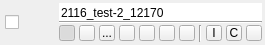
          <widget class="QWidget" name="header_" native="true">
           <property name="minimumSize">
            <size>
             <width>0</width>
             <height>45</height>
            </size>
           </property>
           <property name="maximumSize">
            <size>
             <width>16777215</width>
             <height>45</height>
            </size>
           </property>
           <layout class="QHBoxLayout" name="horizontalLayout_4">
            <property name="spacing">
             <number>0</number>
            </property>
            <property name="leftMargin">
             <number>3</number>
            </property>
            <property name="topMargin">
             <number>1</number>
            </property>
            <property name="rightMargin">
             <number>3</number>
            </property>
            <property name="bottomMargin">
             <number>1</number>
            </property>
            <item>
             <widget class="QWidget" name="checkbox_widget_" native="true">
              <property name="minimumSize">
               <size>
                <width>21</width>
                <height>0</height>
               </size>
              </property>
              <layout class="QHBoxLayout" name="horizontalLayout_2">
               <property name="spacing">
                <number>0</number>
               </property>
               <property name="leftMargin">
                <number>0</number>
               </property>
               <property name="topMargin">
                <number>6</number>
               </property>
               <property name="rightMargin">
                <number>0</number>
               </property>
               <property name="bottomMargin">
                <number>6</number>
               </property>
               <item>
                <widget class="QCheckBox" name="selection_checkbox_">
                 <property name="sizePolicy">
                  <sizepolicy hsizetype="Preferred" vsizetype="Fixed">
                   <horstretch>0</horstretch>
                   <verstretch>0</verstretch>
                  </sizepolicy>
                 </property>
                 <property name="maximumSize">
                  <size>
                   <width>16</width>
                   <height>16</height>
                  </size>
                 </property>
                 <property name="toolTip">
                  <string>Check this box to select this layer</string>
                 </property>
                 <property name="text">
                  <string notr="true"/>
                 </property>
                 <property name="tristate">
                  <bool>false</bool>
                 </property>
                </widget>
               </item>
              </layout>
             </widget>
            </item>
            <item>
             <widget class="QWidget" name="type_" native="true">
              <property name="sizePolicy">
               <sizepolicy hsizetype="Fixed" vsizetype="Fixed">
                <horstretch>0</horstretch>
                <verstretch>0</verstretch>
               </sizepolicy>
              </property>
              <property name="minimumSize">
               <size>
                <width>31</width>
                <height>39</height>
               </size>
              </property>
              <property name="maximumSize">
               <size>
                <width>31</width>
                <height>39</height>
               </size>
              </property>
              <property name="mouseTracking">
               <bool>true</bool>
              </property>
              <layout class="QHBoxLayout" name="horizontalLayout">
               <property name="spacing">
                <number>0</number>
               </property>
               <property name="margin">
                <number>1</number>
               </property>
               <item>
                <widget class="QWidget" name="typeGradient_" native="true">
                 <property name="sizePolicy">
                  <sizepolicy hsizetype="Fixed" vsizetype="Fixed">
                   <horstretch>0</horstretch>
                   <verstretch>0</verstretch>
                  </sizepolicy>
                 </property>
                 <property name="minimumSize">
                  <size>
                   <width>29</width>
                   <height>37</height>
                  </size>
                 </property>
                 <property name="maximumSize">
                  <size>
                   <width>31</width>
                   <height>37</height>
                  </size>
                 </property>
                 <property name="mouseTracking">
                  <bool>true</bool>
                 </property>
                 <property name="toolTip">
                  <string>Press shift to drag and drop this layer</string>
                 </property>
                 <layout class="QHBoxLayout" name="horizontalLayout_9">
                  <property name="spacing">
                   <number>0</number>
                  </property>
                  <property name="margin">
                   <number>0</number>
                  </property>
                 </layout>
                </widget>
               </item>
              </layout>
             </widget>
            </item>
            <item>
             <widget class="QWidget" name="widget" native="true">
              <property name="minimumSize">
               <size>
                <width>0</width>
                <height>39</height>
               </size>
              </property>
              <property name="maximumSize">
               <size>
                <width>16777215</width>
                <height>39</height>
               </size>
              </property>
              <layout class="QVBoxLayout" name="verticalLayout">
               <property name="spacing">
                <number>0</number>
               </property>
               <property name="leftMargin">
                <number>4</number>
               </property>
               <property name="topMargin">
                <number>0</number>
               </property>
               <property name="rightMargin">
                <number>0</number>
               </property>
               <property name="bottomMargin">
                <number>0</number>
               </property>
               <item>
                <widget class="QtUtils::QtSignalFocusLineEdit" name="label_">
                 <property name="sizePolicy">
                  <sizepolicy hsizetype="Ignored" vsizetype="Fixed">
                   <horstretch>0</horstretch>
                   <verstretch>0</verstretch>
                  </sizepolicy>
                 </property>
                 <property name="minimumSize">
                  <size>
                   <width>0</width>
                   <height>18</height>
                  </size>
                 </property>
                 <property name="maximumSize">
                  <size>
                   <width>16777215</width>
                   <height>18</height>
                  </size>
                 </property>
                 <property name="focusPolicy">
                  <enum>Qt::ClickFocus</enum>
                 </property>
                 <property name="toolTip">
                  <string>Click here to edit the name</string>
                 </property>
                 <property name="autoFillBackground">
                  <bool>false</bool>
                 </property>
                 <property name="inputMask">
                  <string notr="true"/>
                 </property>
                 <property name="text">
                  <string notr="true">2116_test-2_12170</string>
                 </property>
                 <property name="frame">
                  <bool>false</bool>
                 </property>
                 <property name="cursorPosition">
                  <number>17</number>
                 </property>
                 <property name="alignment">
                  <set>Qt::AlignBottom|Qt::AlignLeading|Qt::AlignLeft</set>
                 </property>
                </widget>
               </item>
               <item>
                <widget class="Line" name="line">
                 <property name="orientation">
                  <enum>Qt::Horizontal</enum>
                 </property>
                </widget>
               </item>
               <item>
                <widget class="QWidget" name="widget_2" native="true">
                 <property name="minimumSize">
                  <size>
                   <width>0</width>
                   <height>18</height>
                  </size>
                 </property>
                 <property name="maximumSize">
                  <size>
                   <width>16777215</width>
                   <height>18</height>
                  </size>
                 </property>
                 <layout class="QHBoxLayout" name="horizontalLayout_3">
                  <property name="spacing">
                   <number>4</number>
                  </property>
                  <property name="leftMargin">
                   <number>0</number>
                  </property>
                  <property name="topMargin">
                   <number>1</number>
                  </property>
                  <property name="rightMargin">
                   <number>0</number>
                  </property>
                  <property name="bottomMargin">
                   <number>0</number>
                  </property>
                  <item>
                   <widget class="QToolButton" name="visibility_button_">
                    <property name="minimumSize">
                     <size>
                      <width>16</width>
                      <height>16</height>
                     </size>
                    </property>
                    <property name="maximumSize">
                     <size>
                      <width>16</width>
                      <height>16</height>
                     </size>
                    </property>
                    <property name="toolTip">
                     <string>Turn on or off visibility</string>
                    </property>
                    <property name="text">
                     <string/>
                    </property>
                    <property name="icon">
                     <iconset resource="../../Resources/QtResources.qrc">
                      <normaloff>:/Images/VisibleOff.png</normaloff>
                      <normalon>:/Images/Visible.png</normalon>:/Images/VisibleOff.png</iconset>
                    </property>
                    <property name="checkable">
                     <bool>true</bool>
                    </property>
                    <property name="checked">
                     <bool>true</bool>
                    </property>
                   </widget>
                  </item>
                  <item>
                   <widget class="QToolButton" name="advanced_visibility_button_">
                    <property name="minimumSize">
                     <size>
                      <width>16</width>
                      <height>16</height>
                     </size>
                    </property>
                    <property name="maximumSize">
                     <size>
                      <width>16</width>
                      <height>16</height>
                     </size>
                    </property>
                    <property name="toolTip">
                     <string>Open the advanced visibility menu</string>
                    </property>
                    <property name="text">
                     <string/>
                    </property>
                    <property name="icon">
                     <iconset resource="../../Resources/QtResources.qrc">
                      <normaloff>:/Images/VisiblePlusOff.png</normaloff>
                      <normalon>:/Images/VisiblePlus.png</normalon>:/Images/VisiblePlusOff.png</iconset>
                    </property>
                    <property name="checkable">
                     <bool>true</bool>
                    </property>
                   </widget>
                  </item>
                  <item>
                   <widget class="QToolButton" name="info_button_">
                    <property name="minimumSize">
                     <size>
                      <width>16</width>
                      <height>16</height>
                     </size>
                    </property>
                    <property name="maximumSize">
                     <size>
                      <width>16</width>
                      <height>16</height>
                     </size>
                    </property>
                    <property name="toolTip">
                     <string>Open the info menu</string>
                    </property>
                    <property name="text">
                     <string>...</string>
                    </property>
                    <property name="icon">
                     <iconset resource="../../Resources/QtResources.qrc">
                      <normaloff>:/Images/InfoOff.png</normaloff>
                      <normalon>:/Images/Info.png</normalon>:/Images/InfoOff.png</iconset>
                    </property>
                    <property name="checkable">
                     <bool>true</bool>
                    </property>
                   </widget>
                  </item>
                  <item>
                   <widget class="QToolButton" name="opacity_button_">
                    <property name="minimumSize">
                     <size>
                      <width>16</width>
                      <height>16</height>
                     </size>
                    </property>
                    <property name="maximumSize">
                     <size>
                      <width>16</width>
                      <height>16</height>
                     </size>
                    </property>
                    <property name="toolTip">
                     <string>Open the opacity menu</string>
                    </property>
                    <property name="text">
                     <string/>
                    </property>
                    <property name="icon">
                     <iconset resource="../../Resources/QtResources.qrc">
                      <normaloff>:/Images/OpacityOff.png</normaloff>
                      <normalon>:/Images/Opacity.png</normalon>:/Images/OpacityOff.png</iconset>
                    </property>
                    <property name="checkable">
                     <bool>true</bool>
                    </property>
                   </widget>
                  </item>
                  <item>
                   <widget class="QToolButton" name="appearance_button_">
                    <property name="minimumSize">
                     <size>
                      <width>16</width>
                      <height>16</height>
                     </size>
                    </property>
                    <property name="maximumSize">
                     <size>
                      <width>16</width>
                      <height>16</height>
                     </size>
                    </property>
                    <property name="toolTip">
                     <string>Open the appearance menu</string>
                    </property>
                    <property name="text">
                     <string/>
                    </property>
                    <property name="icon">
                     <iconset resource="../../Resources/QtResources.qrc">
                      <normaloff>:/Images/AppearanceOff.png</normaloff>
                      <normalon>:/Images/Appearance.png</normalon>:/Images/AppearanceOff.png</iconset>
                    </property>
                    <property name="checkable">
                     <bool>true</bool>
                    </property>
                   </widget>
                  </item>
                  <item>
                   <widget class="QToolButton" name="lock_button_">
                    <property name="minimumSize">
                     <size>
                      <width>16</width>
                      <height>16</height>
                     </size>
                    </property>
                    <property name="maximumSize">
                     <size>
                      <width>16</width>
                      <height>16</height>
                     </size>
                    </property>
                    <property name="font">
                     <font>
                      <pointsize>25</pointsize>
                      <weight>75</weight>
                      <bold>true</bold>
                     </font>
                    </property>
                    <property name="toolTip">
                     <string>Lock or unlock the layer</string>
                    </property>
                    <property name="text">
                     <string/>
                    </property>
                    <property name="icon">
                     <iconset resource="../../Resources/QtResources.qrc">
                      <normaloff>:/Images/LockOff.png</normaloff>
                      <normalon>:/Images/Lock.png</normalon>:/Images/LockOff.png</iconset>
                    </property>
                    <property name="iconSize">
                     <size>
                      <width>16</width>
                      <height>16</height>
                     </size>
                    </property>
                    <property name="checkable">
                     <bool>true</bool>
                    </property>
                    <property name="checked">
                     <bool>false</bool>
                    </property>
                   </widget>
                  </item>
                  <item>
                   <widget class="QToolButton" name="volume_rendered_button_">
                    <property name="minimumSize">
                     <size>
                      <width>16</width>
                      <height>16</height>
                     </size>
                    </property>
                    <property name="maximumSize">
                     <size>
                      <width>16</width>
                      <height>16</height>
                     </size>
                    </property>
                    <property name="toolTip">
                     <string>Turn on or off the volume render</string>
                    </property>
                    <property name="text">
                     <string/>
                    </property>
                    <property name="icon">
                     <iconset resource="../../Resources/QtResources.qrc">
                      <normaloff>:/Images/VolumeVisibleOff.png</normaloff>
                      <normalon>:/Images/VolumeVisible.png</normalon>:/Images/VolumeVisibleOff.png</iconset>
                    </property>
                   </widget>
                  </item>
                  <item>
                   <widget class="Line" name="iso_control_separator_line_">
                    <property name="orientation">
                     <enum>Qt::Vertical</enum>
                    </property>
                   </widget>
                  </item>
                  <item>
                   <widget class="QToolButton" name="show_iso_surface_button_">
                    <property name="minimumSize">
                     <size>
                      <width>16</width>
                      <height>16</height>
                     </size>
                    </property>
                    <property name="maximumSize">
                     <size>
                      <width>16</width>
                      <height>16</height>
                     </size>
                    </property>
                    <property name="toolTip">
                     <string>Show or hide the isosurface</string>
                    </property>
                    <property name="text">
                     <string>I</string>
                    </property>
                    <property name="icon">
                     <iconset resource="../../Resources/QtResources.qrc">
                      <normaloff>:/Images/IsosurfaceVisibleOff.png</normaloff>
                      <normalon>:/Images/IsosurfaceVisible.png</normalon>:/Images/IsosurfaceVisibleOff.png</iconset>
                    </property>
                    <property name="checkable">
                     <bool>true</bool>
                    </property>
                   </widget>
                  </item>
                  <item>
                   <widget class="QToolButton" name="compute_iso_surface_button_">
                    <property name="minimumSize">
                     <size>
                      <width>16</width>
                      <height>16</height>
                     </size>
                    </property>
                    <property name="maximumSize">
                     <size>
                      <width>16</width>
                      <height>16</height>
                     </size>
                    </property>
                    <property name="toolTip">
                     <string>Compute the isosurface</string>
                    </property>
                    <property name="text">
                     <string>C</string>
                    </property>
                    <property name="icon">
                     <iconset resource="../../Resources/QtResources.qrc">
                      <normaloff>:/Images/IsosurfaceComputeOff.png</normaloff>
                      <normalon>:/Images/IsosurfaceCompute.png</normalon>:/Images/IsosurfaceComputeOff.png</iconset>
                    </property>
                    <property name="checkable">
                     <bool>false</bool>
                    </property>
                   </widget>
                  </item>
                  <item>
                   <widget class="QToolButton" name="delete_iso_surface_button_">
                    <property name="minimumSize">
                     <size>
                      <width>16</width>
                      <height>16</height>
                     </size>
                    </property>
                    <property name="maximumSize">
                     <size>
                      <width>16</width>
                      <height>16</height>
                     </size>
                    </property>
                    <property name="toolTip">
                     <string>Delete the isosurface</string>
                    </property>
                    <property name="text">
                     <string/>
                    </property>
                    <property name="icon">
                     <iconset resource="../../Resources/QtResources.qrc">
                      <normaloff>:/Images/IsosurfaceDeleteOff.png</normaloff>
                      <normalon>:/Images/IsosurfaceDelete.png</normalon>:/Images/IsosurfaceDeleteOff.png</iconset>
                    </property>
                   </widget>
                  </item>
                  <item>
                   <spacer name="horizontalSpacer">
                    <property name="orientation">
                     <enum>Qt::Horizontal</enum>
                    </property>
                    <property name="sizeHint" stdset="0">
                     <size>
                      <width>0</width>
                      <height>20</height>
                     </size>
                    </property>
                   </spacer>
                  </item>
                 </layout>
                </widget>
               </item>
              </layout>
             </widget>
            </item>
           </layout>
          </widget>
